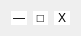
     <widget class="QWidget" name="horizontalLayoutWidget_4">
      <property name="geometry">
       <rect>
        <x>340</x>
        <y>20</y>
        <width>81</width>
        <height>31</height>
       </rect>
      </property>
      <layout class="QHBoxLayout" name="horizontalLayout_6">
       <item>
        <widget class="QPushButton" name="minBtn_step1">
         <property name="cursor">
          <cursorShape>PointingHandCursor</cursorShape>
         </property>
         <property name="styleSheet">
          <string notr="true">background-color: rgb(255,255,255);
border-radius: 8px;</string>
         </property>
         <property name="text">
          <string>―</string>
         </property>
        </widget>
       </item>
       <item>
        <widget class="QPushButton" name="maxBtn_step1">
         <property name="styleSheet">
          <string notr="true">background-color: rgb(255,255,255);
border-radius: 8px;</string>
         </property>
         <property name="text">
          <string>□</string>
         </property>
        </widget>
       </item>
       <item>
        <widget class="QPushButton" name="exitBtn_step1">
         <property name="cursor">
          <cursorShape>PointingHandCursor</cursorShape>
         </property>
         <property name="styleSheet">
          <string notr="true">background-color: rgb(255,255,255);
border-radius: 8px;</string>
         </property>
         <property name="text">
          <string>X</string>
         </property>
        </widget>
       </item>
      </layout>
     </widget>
